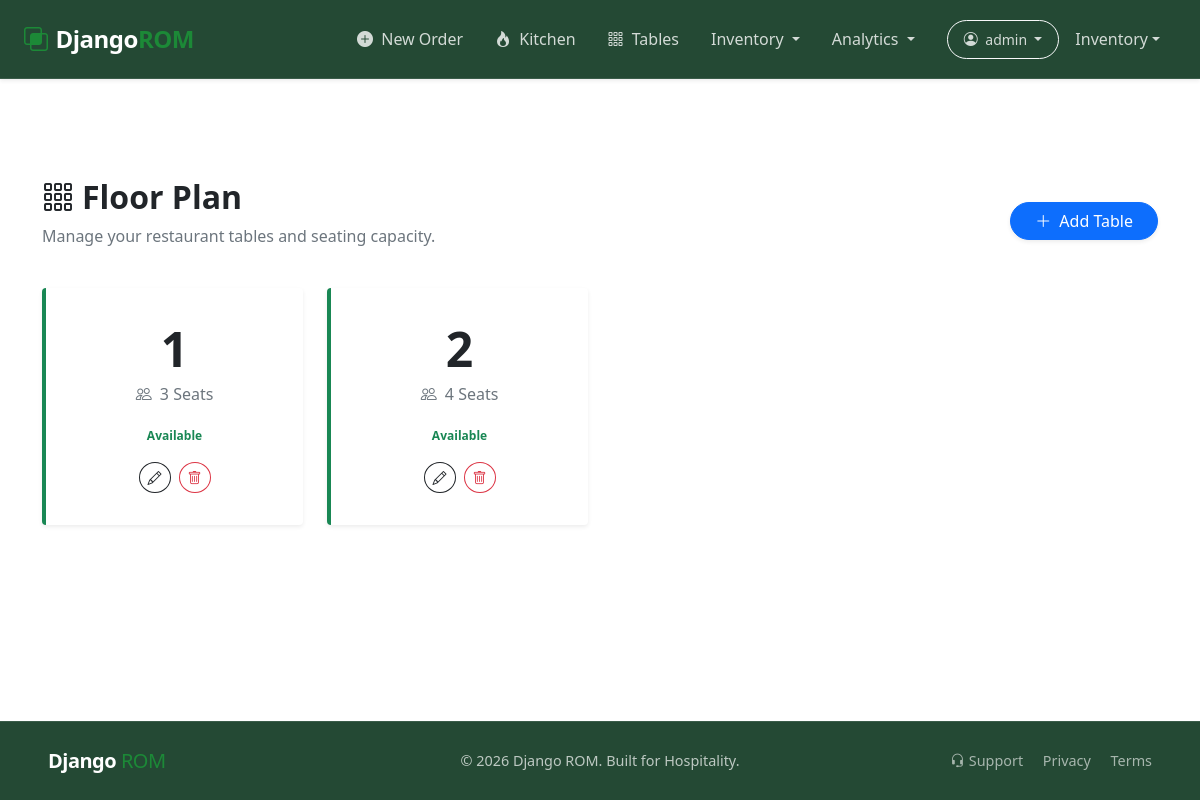
Screenshot of /orders/tables/ (signed in) with the database file from the repository.
### app_orders/models.py (models this page shows, shortened)
class Table(models.Model):
    table_number = models.IntegerField(unique=True,null=False, blank=False)
    table_capacity = models.IntegerField(null=False, blank=False)
    table_status = models.BooleanField(default=True)
    created_at = models.DateTimeField(default=timezone.now)

### app_orders/views.py (the view, shortened to what this page needs)
# urls.py: path('tables/', views.table_list, name='table_list'),
@login_required(login_url='login')
def table_list(request):
    tables = Table.objects.all().order_by('table_number')
    return render(request, 'table_list.html', {'tables': tables})

### app_orders/templates/table_list.html (shortened to what this page needs)
{% extends 'base.html' %}
{% block content %}
<div class="container py-5" style="margin-top: 60px;">
    <div class="row mb-4 align-items-center">
        <div class="col-md-6">
            <h2 class="fw-bold"><i class="bi bi-grid-3x3-gap me-2"></i>Floor Plan</h2>
            <p class="text-muted">Manage your restaurant tables and seating capacity.</p>
        </div>
        <div class="col-md-6 text-md-end">
            <button class="btn btn-primary rounded-pill px-4 shadow-sm" data-bs-toggle="modal" data-bs-target="#addTableModal">
                <i class="bi bi-plus-lg me-2"></i>Add Table
            </button>
        </div>
    </div>
    <div class="row g-4">
        {% for table in tables %}
        <div class="col-md-3">
            <div class="card border-0 shadow-sm rounded-4 h-100 text-center p-3 {% if not table.table_status %}bg-light border-start border-4 border-secondary{% else %}border-start border-4 border-success{% endif %}">
                <div class="card-body">
                    <div class="display-5 fw-bold mb-1 {% if table.table_status %}text-dark{% else %}text-muted{% endif %}">
                        {{ table.table_number }}
                    </div>
                    <p class="text-muted mb-3"><i class="bi bi-people me-1"></i> {{ table.table_capacity }} Seats</p>
                    <div class="mb-3">
                        {% if table.table_status %}
                            <span class="badge bg-success-soft text-success rounded-pill px-3">Available</span>
                        {% else %}
                            <span class="badge bg-secondary text-white rounded-pill px-3">Occupied</span>
                        {% endif %}
                    </div>
                    <div class="d-flex justify-content-center gap-2">
                        <a href="{% url 'table_update' table.pk %}" class="btn btn-sm btn-outline-dark rounded-circle" title="Edit">
                            <i class="bi bi-pencil"></i>
                        </a>
                        <button class="btn btn-sm btn-outline-danger rounded-circle"
                                data-bs-toggle="modal" data-bs-target="#deleteModal{{ table.pk }}" title="Remove">
                            <i class="bi bi-trash"></i>
                        </button>
                    </div>
                </div>
            </div>
        </div>
        {% endfor %}
    </div>
</div>
{% endblock %}

### templates/layouts/navbar.html (shortened to what this page needs)
<nav class="navbar navbar-expand-lg navbar-dark fixed-top custom-navbar shadow-sm" style="background-color: #1a1d20;">
  <div class="container-fluid px-4">
    <a class="navbar-brand fw-bold d-flex align-items-center" href="{% url 'landing' %}">
      <i class="bi bi-intersect text-primary-accent me-2"></i>
      <span>Django<span class="text-primary-accent">ROM</span></span>
    </a>
    <div class="collapse navbar-collapse" id="navContent">
      <ul class="navbar-nav ms-auto mb-2 mb-lg-0 align-items-center">
        {% if user.is_authenticated %}
          <li class="nav-item">
            <a class="nav-link px-3 fw-semibold text-warning" href="{% url 'order_management' %}">
              <i class="bi bi-plus-circle-fill me-1"></i> New Order
            </a>
          </li>
          <li class="nav-item">
            <a class="nav-link px-3" href="{% url 'kitchen_dashboard' %}">
              <i class="bi bi-fire me-1"></i> Kitchen
            </a>
          </li>
          <li class="nav-item">
            <a class="nav-link px-3" href="{% url 'table_list' %}">
              <i class="bi bi-grid-3x3-gap me-1"></i> Tables
            </a>
          </li>
          <li class="nav-item dropdown">
            <a class="nav-link dropdown-toggle px-3" href="#" id="stockDropdown" role="button" data-bs-toggle="dropdown">
              Inventory
            </a>
          </li>
          <li class="nav-item dropdown">
            <a class="nav-link dropdown-toggle px-3" href="#" id="salesDropdown" role="button" data-bs-toggle="dropdown">
              Analytics
            </a>
          </li>
          <li class="nav-item dropdown ms-lg-3">
            <a class="nav-link dropdown-toggle btn btn-outline-light btn-sm rounded-pill px-3" href="#" id="userDropdown" role="button" data-bs-toggle="dropdown">
              <i class="bi bi-person-circle me-1"></i> {{ user.username }}
            </a>
          </li>
        {% else %}
          <li class="nav-item"><a class="nav-link px-3" href="{% url 'login' %}">Login</a></li>
          <li class="nav-item ms-lg-3">
            <a class="btn btn-primary btn-sm rounded-pill px-4" href="{% url 'register' %}">Start Free Trial</a>
          </li>
        {% endif %}
        <li class="nav-item dropdown">
          <a class="nav-link dropdown-toggle px-3 d-flex align-items-center" href="#" id="stockDropdown" role="button" data-bs-toggle="dropdown">
              Inventory
          </a>
      </li>
      </ul>
    </div>
  </div>
</nav>

### static/css/root.css (style rules this page uses)
* { margin: 0; padding: 0; box-sizing: border-box; }
:root { --primary-color-light: #91b699; --primary-color-mid: #1c8937; --primary-color-dark: #62e474; --secondary-color-dark: #244934; --secondary-color-light: #D9E2E4; --primary-font: 'Poppins'; --primary-background-color: #f4f4f4; --secondary-background-color: #d3d3d3; }
body { display: flex; flex-direction: column; min-height: 100vh; padding-top: 70px; }
html, body { height: 100%; margin: 0; }
body > *:not(footer):not(nav) { flex: 1 0 auto; }

### static/css/navbar.css (style rules this page uses)
.custom-navbar { padding: 1rem 0; transition: all 0.3s ease; background: var(--secondary-color-dark) !important; backdrop-filter: blur(10px); -webkit-backdrop-filter: blur(10px); border-bottom: 1px solid rgba(255, 255, 255, 0.1); }
.navbar-brand { font-size: 1.5rem; letter-spacing: -0.5px; }
.text-primary-accent { color: var(--primary-color-mid); }
.navbar-nav .nav-link { font-weight: 500; color: rgba(255, 255, 255, 0.8) !important; transition: color 0.2s; }

### rows the page displays
Table: table_number "1", table_capacity "3", table_status "Available"
Table: table_number "2", table_capacity "4", table_status "Available"

### other values shown
{{ user.username }} "admin"
